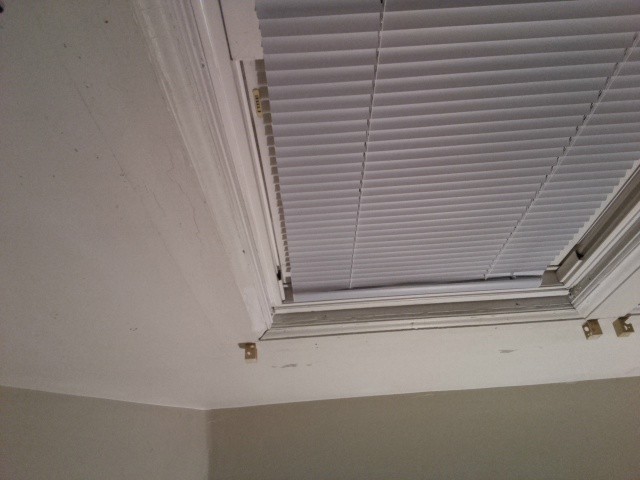
#> input picture photos/test_plant1.jpg, 640 x 480 px
$ python color_detect.py
#> lines starting #> are read from the running program, lines starting #| are printed output that depends on the picture; after the words box and inside, x2 and y2 are one past the last pixel; in counts of white or black regions, pixels touching at a corner belong together
# import the necessary packages
import cv2
import numpy as np

img = cv2.imread("./photos/test_plant1.jpg")
#> img is the input picture: shape (480, 640, 3); mean B, G, R 117.5, 122.4, 131.2

brown = [(10, 100, 20), (20, 255, 200)]
green = [(36, 25, 25), (86, 255, 255)]

hsv = cv2.cvtColor(img, cv2.COLOR_BGR2HSV)
#> hsv: shape (480, 640, 3); mean H, S, V 56.6, 28.6, 131.3
mask = cv2.inRange(hsv, green[0], green[1])
#> mask: shape (480, 640); every value is 0
mask2 = cv2.inRange(hsv, brown[0], brown[1])
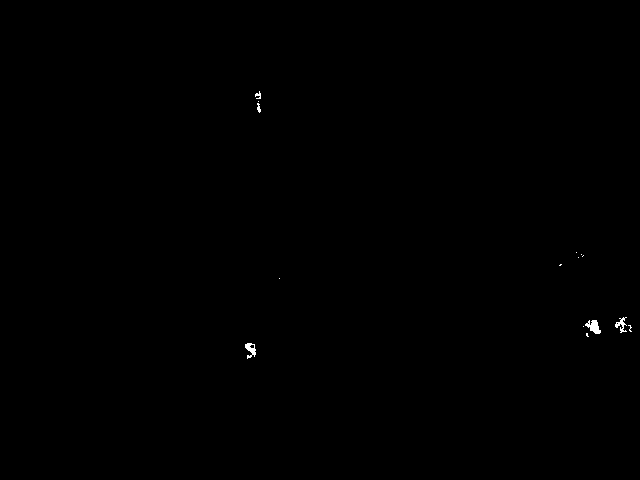
#> mask2: shape (480, 640); 0.13% white; 15 white regions (10 under 20 px), largest, box (x1, y1, x2, y2) and area: (585, 320, 601, 334) 128, (245, 343, 256, 359) 95, (615, 317, 627, 333) 81, (255, 91, 261, 99) 27, (257, 103, 261, 113) 25

cv2.imshow("img", mask)
cv2.waitKey(0)

print(cv2.countNonZero(mask), cv2.countNonZero(mask2))
#| 0 388

imask = mask>0
green = np.zeros_like(img, np.uint8)
green[imask] = img[imask]
#> green: shape (480, 640, 3); every value is 0

res = np.hstack((green, img))
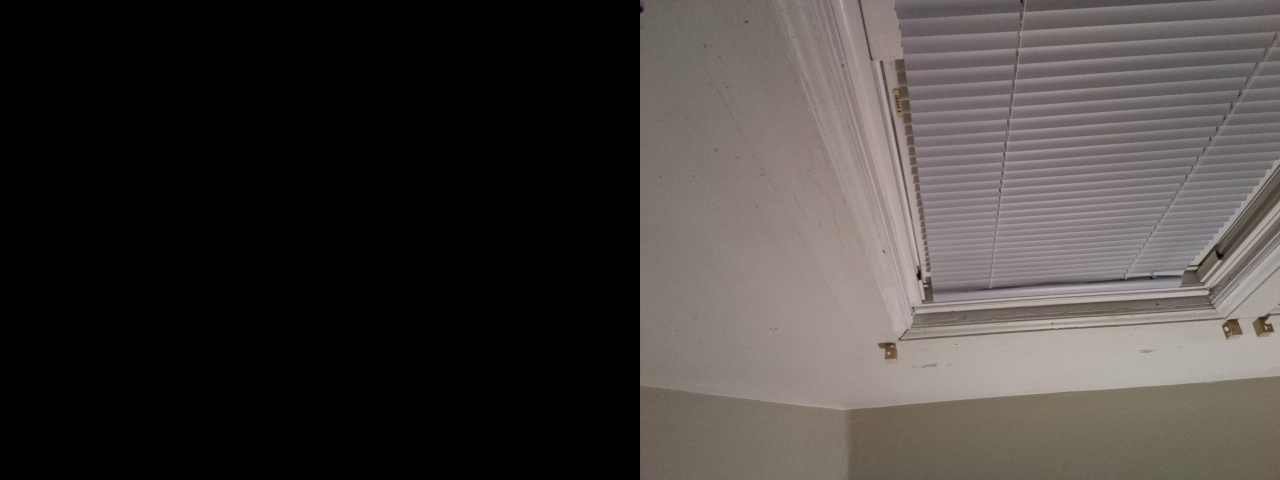
#> res: shape (480, 1280, 3); mean B, G, R 58.8, 61.2, 65.6

cv2.imshow("img", res)
cv2.waitKey(0)
